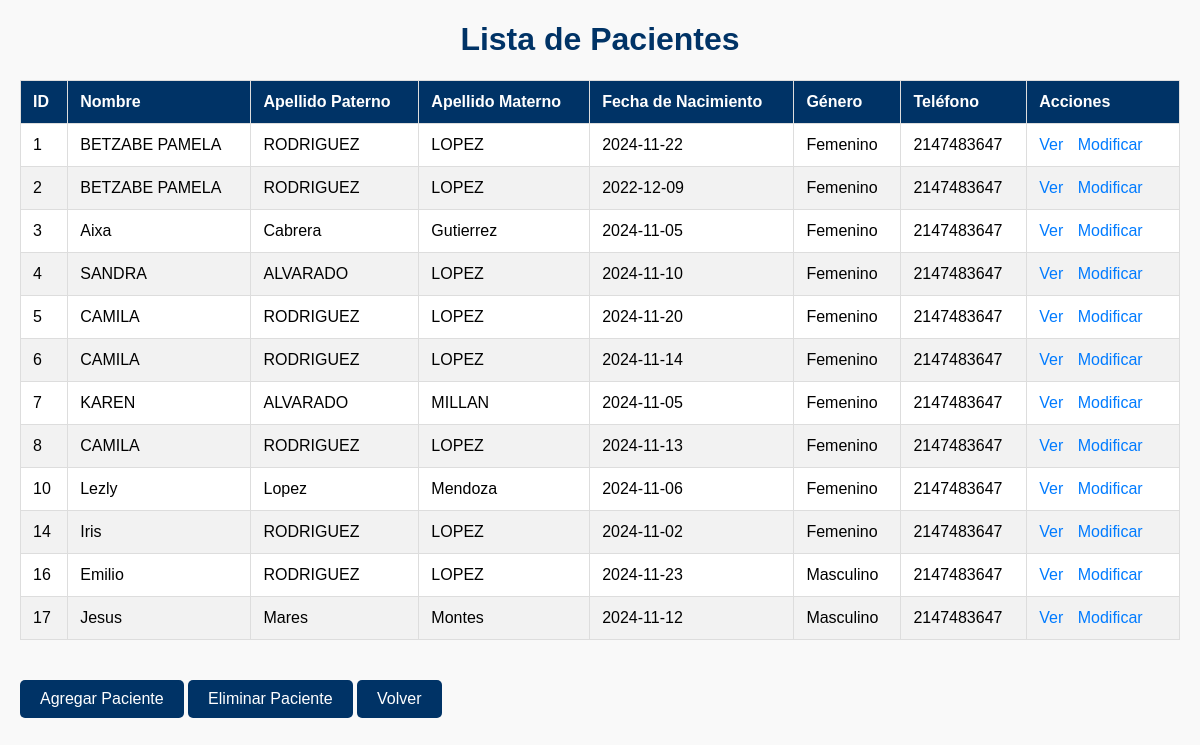
Screenshot of /ver_pacientes.php (signed in) with the database file from the repository.
### tables this page shows
CREATE TABLE `pacientes` (
  `Id_paciente` int(10) NOT NULL,
  `Nombre` varchar(25) NOT NULL,
  `Apellido_Paterno` varchar(25) NOT NULL,
  `Apellido_Materno` varchar(30) NOT NULL,
  `Fecha_nacimiento` date NOT NULL,
  `Genero` varchar(10) NOT NULL,
  `Direccion` varchar(50) NOT NULL,
  `Telefono` int(10) NOT NULL,
  `Diagnostico` varchar(200) NOT NULL,
  `Usuario` varchar(25) NOT NULL,
  `Contrasena` varchar(25) NOT NULL
);

### ver_pacientes.php (the view, shortened to what this page needs)
<?php
include('conexion.php');
$query = "SELECT Id_paciente, Nombre, Apellido_paterno, Apellido_materno, Fecha_nacimiento, Genero, Telefono, Diagnostico
          FROM pacientes";
$result = mysqli_query($conn, $query);
?>
<!DOCTYPE html>
<html lang="es">
<head>
</head>
<body>
    <div class="container">
        <h1>Lista de Pacientes</h1>
        <table>
            <thead>
                <tr>
                    <th>ID</th>
                    <th>Nombre</th>
                    <th>Apellido Paterno</th>
                    <th>Apellido Materno</th>
                    <th>Fecha de Nacimiento</th>
                    <th>Género</th>
                    <th>Teléfono</th>
                    <th>Acciones</th>
                </tr>
            </thead>
            <tbody>
                <?php while ($row = mysqli_fetch_assoc($result)): ?>
                <tr>
                    <td><?php echo $row['Id_paciente']; ?></td>
                    <td><?php echo htmlspecialchars($row['Nombre']); ?></td>
                    <td><?php echo htmlspecialchars($row['Apellido_paterno']); ?></td>
                    <td><?php echo htmlspecialchars($row['Apellido_materno']); ?></td>
                    <td><?php echo $row['Fecha_nacimiento']; ?></td>
                    <td><?php echo $row['Genero']; ?></td>
                    <td><?php echo $row['Telefono']; ?></td>
                    <td class="actions">
                        <a href="ver_detalle_paciente.php?id=<?php echo $row['Id_paciente']; ?>">Ver</a>
                        <a href="modificar_paciente.php?id=<?php echo $row['Id_paciente']; ?>">Modificar</a>
                    </td>
                </tr>
                <?php endwhile; ?>
            </tbody>
        </table>
        <a href="agregar_paciente.php" class="button">Agregar Paciente</a>
        <a href="eliminar_paciente.php" class="button">Eliminar Paciente</a>
        <a href="administrador.php" class="button">Volver</a>
    </div>
</body>
</html>

### ver_pacientes.php (style rules this page uses)
body { font-family: Arial, sans-serif; margin: 20px; background-color: #f9f9f9; }
h1 { text-align: center; color: #003366; }
table { width: 100%; border-collapse: collapse; margin: 20px 0; background-color: #ffffff; }
table, th, td { border: 1px solid #ddd; }
th, td { padding: 12px; text-align: left; }
th { background-color: #003366; color: white; }
tr:nth-child(even) { background-color: #f2f2f2; }
a { text-decoration: none; color: #003366; }
.actions a { margin-right: 10px; color: #007bff; }
.container { max-width: 1200px; margin: 0 auto; }
.button { display: inline-block; margin-top: 20px; padding: 10px 20px; background-color: #003366; color: #ffffff; text-decoration: none; border-radius: 5px; }

### rows the page displays
pacientes: Id_paciente "1", Nombre "BETZABE PAMELA", Apellido_Paterno "RODRIGUEZ", Apellido_Materno "LOPEZ", Fecha_nacimiento "2024-11-22", Genero "Femenino", Telefono "2147483647"
pacientes: Id_paciente "2", Nombre "BETZABE PAMELA", Apellido_Paterno "RODRIGUEZ", Apellido_Materno "LOPEZ", Fecha_nacimiento "2022-12-09", Genero "Femenino", Telefono "2147483647"
pacientes: Id_paciente "3", Nombre "Aixa", Apellido_Paterno "Cabrera", Apellido_Materno "Gutierrez", Fecha_nacimiento "2024-11-05", Genero "Femenino", Telefono "2147483647"
pacientes: Id_paciente "4", Nombre "SANDRA", Apellido_Paterno "ALVARADO", Apellido_Materno "LOPEZ", Fecha_nacimiento "2024-11-10", Genero "Femenino", Telefono "2147483647"
pacientes: Id_paciente "5", Nombre "CAMILA", Apellido_Paterno "RODRIGUEZ", Apellido_Materno "LOPEZ", Fecha_nacimiento "2024-11-20", Genero "Femenino", Telefono "2147483647"
pacientes: Id_paciente "6", Nombre "CAMILA", Apellido_Paterno "RODRIGUEZ", Apellido_Materno "LOPEZ", Fecha_nacimiento "2024-11-14", Genero "Femenino", Telefono "2147483647"
pacientes: Id_paciente "7", Nombre "KAREN", Apellido_Paterno "ALVARADO", Apellido_Materno "MILLAN", Fecha_nacimiento "2024-11-05", Genero "Femenino", Telefono "2147483647"
pacientes: Id_paciente "8", Nombre "CAMILA", Apellido_Paterno "RODRIGUEZ", Apellido_Materno "LOPEZ", Fecha_nacimiento "2024-11-13", Genero "Femenino", Telefono "2147483647"
pacientes: Id_paciente "10", Nombre "Lezly", Apellido_Paterno "Lopez", Apellido_Materno "Mendoza", Fecha_nacimiento "2024-11-06", Genero "Femenino", Telefono "2147483647"
pacientes: Id_paciente "14", Nombre "Iris", Apellido_Paterno "RODRIGUEZ", Apellido_Materno "LOPEZ", Fecha_nacimiento "2024-11-02", Genero "Femenino", Telefono "2147483647"
pacientes: Id_paciente "16", Nombre "Emilio", Apellido_Paterno "RODRIGUEZ", Apellido_Materno "LOPEZ", Fecha_nacimiento "2024-11-23", Genero "Masculino", Telefono "2147483647"
pacientes: Id_paciente "17", Nombre "Jesus", Apellido_Paterno "Mares", Apellido_Materno "Montes", Fecha_nacimiento "2024-11-12", Genero "Masculino", Telefono "2147483647"
